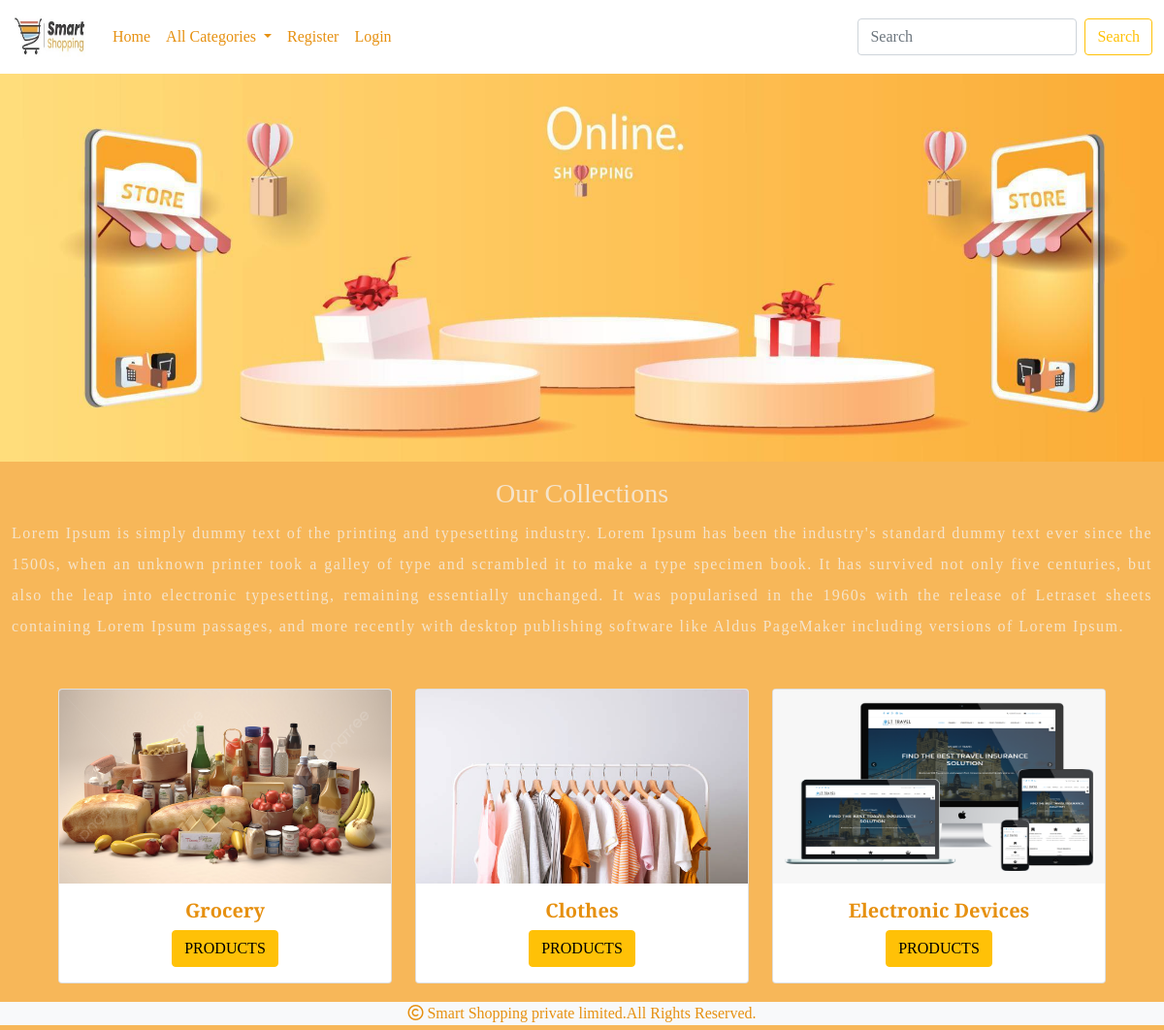
The page / on the database its author committed.
### shop/models.py (models this page shows, shortened)
class Category(models.Model):
    name=models.CharField(max_length=20)
    desc=models.TextField()
    image=models.ImageField(upload_to="images/category",blank=True,null=True)

### shop/views.py (the view)
# urls.py: path('',views.allcategories,name="allcategories"),
def allcategories(request):
    c=Category.objects.all()
    return render(request,'category.html',{'c':c})

### cart/context_processors.py (called while the page is built)
def total(request):
    item_count=0
    if request.user:
        u=request.user
        try:
            cart=Cart.objects.filter(user=u)
            for i in cart:
                item_count+=i.quantity
        except:
            item_count=0
    return {'count':item_count}

### shop/context_processors.py (called while the page is built)
def menu_links(request):
    c=Category.objects.all()
    return {'links':c}

### templates/category.html
{% extends 'base.html' %}
{% load static %}
{% block content %}
<div>
    <img src="{% static 'images/banner.jpg' %}" width="100%" height="400px">
</div>
<div class="container-fluid mt-3" style="color:#f5e4cb;">
    <center><h3>Our Collections</h3></center>
    <p style="text-align:justify;line-height:2;letter-spacing:1.5px;">Lorem Ipsum is simply dummy text of the printing and typesetting industry. Lorem Ipsum has been the industry's standard dummy text ever since the 1500s, when an unknown printer took a galley of type and scrambled it to make a type specimen book. It has survived not only five centuries, but also the leap into electronic typesetting, remaining essentially unchanged. It was popularised in the 1960s with the release of Letraset sheets containing Lorem Ipsum passages, and more recently with desktop publishing software like Aldus PageMaker including versions of Lorem Ipsum.</p>
</div>
<div class="row m-5">
    {% for i in c %}
    <div class="col-md-4">
        <div class="card" style="width: 100%;">
  <img src="{{i.image.url}}" class="card-img-top" alt="..." height="200px" width="100%">
  <div class="card-body">
      <center><h5 class="card-title" style="color:#e69010;"><b>{{i.name}}</b></h5>
    <a href="{% url 'shop:products' i.name %}" class="btn btn-warning">PRODUCTS</a></center>
  </div>
</div>
    </div>
    {% endfor %}
</div>
{% endblock %}

### static/css/style.css (style rules this page uses)
body { font-family: 'Slabo 27px', serif; }

### rows shown on the page
Category: image (picture), name "Grocery"
Category: image (picture), name "Clothes"
Category: image (picture), name "Electronic Devices"
